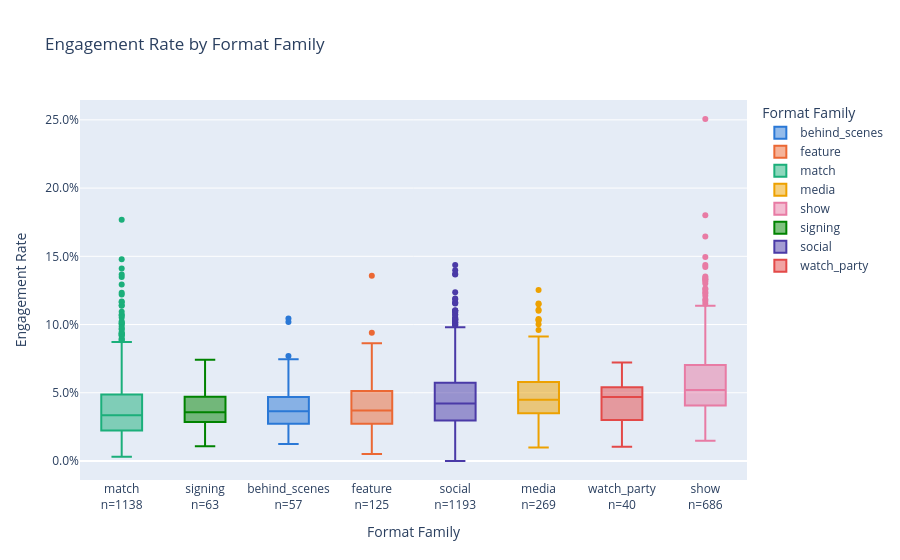

Notebook cell for this chart:
### Code cell
order = df.groupby('format_family')['engagement_rate'].median().sort_values().index.tolist()
n = df['format_family'].value_counts()

fig = px.box(
    df, x='format_family', y='engagement_rate',
    color='format_family',
    color_discrete_map=FAMILY_COLORS,
    category_orders={'format_family': order},
    title='Engagement Rate by Format Family',
    labels={'format_family': 'Format Family', 'engagement_rate': 'Engagement Rate'},
    )

for tr in fig.data:
    tr.legendrank = FIXED.index(tr.name)

fig.update_xaxes(
    tickvals=order,
    ticktext=[f'{f}<br>n={n[f]}' for f in order])

fig.update_yaxes(tickformat='.1%')

fig.show()

### Figure 1 — Plotly figure (JSON) as saved in the notebook; plotly's stock layout.template omitted (floating-point values rounded to 4 significant figures; data arrays with more than 128 entries replaced by an {"elided": "..."} marker saying what was removed)
{"data": [{"alignmentgroup": "True", "hovertemplate": "Format Family=%{x}<br>Engagement Rate=%{y}<extra></extra>", "legendgroup": "match", "legendrank": 2, "marker": {"color": "#1baf7a"}, "name": "match", "notched": false, "offsetgroup": "match", "orientation": "v", "showlegend": true, "type": "box", "x": {"elided": "1138 str values"}, "x0": " ", "xaxis": "x", "y": {"elided": "1138 float values"}, "y0": " ", "yaxis": "y"}, {"alignmentgroup": "True", "hovertemplate": "Format Family=%{x}<br>Engagement Rate=%{y}<extra></extra>", "legendgroup": "signing", "legendrank": 5, "marker": {"color": "#008300"}, "name": "signing", "notched": false, "offsetgroup": "signing", "orientation": "v", "showlegend": true, "type": "box", "x": ["signing", "signing", "signing", "signing", "signing", "signing", "signing", "signing", "signing", "signing", "signing", "signing", "signing", "signing", "signing", "signing", "signing", "signing", "signing", "signing", "signing", "signing", "signing", "signing", "signing", "signing", "signing", "signing", "signing", "signing", "signing", "signing", "signing", "signing", "signing", "signing", "signing", "signing", "signing", "signing", "signing", "signing", "signing", "signing", "signing", "signing", "signing", "signing", "signing", "signing", "signing", "signing", "signing", "signing", "signing", "signing", "signing", "signing", "signing", "signing", "signing", "signing", "signing"], "x0": " ", "xaxis": "x", "y": [0.06176, 0.0515, 0.01793, 0.02137, 0.04968, 0.06704, 0.06965, 0.02782, 0.04659, 0.05108, 0.03005, 0.04726, 0.0323, 0.03954, 0.02801, 0.05403, 0.05508, 0.06093, 0.07414, 0.0382, 0.03102, 0.03848, 0.0461, 0.03136, 0.02993, 0.05028, 0.01839, 0.02724, 0.04076, 0.04386, 0.0363, 0.03025, 0.03817, 0.02841, 0.02293, 0.03534, 0.05748, 0.04936, 0.03032, 0.01823, 0.05638, 0.06081, 0.04444, 0.03567, 0.0279, 0.02879, 0.03672, 0.01512, 0.02973, 0.03574, 0.02809, 0.03817, 0.03564, 0.03081, 0.04148, 0.01873, 0.033, 0.02313, 0.04633, 0.03019, 0.01072, 0.03664, 0.01762], "y0": " ", "yaxis": "y"}, {"alignmentgroup": "True", "hovertemplate": "Format Family=%{x}<br>Engagement Rate=%{y}<extra></extra>", "legendgroup": "behind_scenes", "legendrank": 0, "marker": {"color": "#2a78d6"}, "name": "behind_scenes", "notched": false, "offsetgroup": "behind_scenes", "orientation": "v", "showlegend": true, "type": "box", "x": ["behind_scenes", "behind_scenes", "behind_scenes", "behind_scenes", "behind_scenes", "behind_scenes", "behind_scenes", "behind_scenes", "behind_scenes", "behind_scenes", "behind_scenes", "behind_scenes", "behind_scenes", "behind_scenes", "behind_scenes", "behind_scenes", "behind_scenes", "behind_scenes", "behind_scenes", "behind_scenes", "behind_scenes", "behind_scenes", "behind_scenes", "behind_scenes", "behind_scenes", "behind_scenes", "behind_scenes", "behind_scenes", "behind_scenes", "behind_scenes", "behind_scenes", "behind_scenes", "behind_scenes", "behind_scenes", "behind_scenes", "behind_scenes", "behind_scenes", "behind_scenes", "behind_scenes", "behind_scenes", "behind_scenes", "behind_scenes", "behind_scenes", "behind_scenes", "behind_scenes", "behind_scenes", "behind_scenes", "behind_scenes", "behind_scenes", "behind_scenes", "behind_scenes", "behind_scenes", "behind_scenes", "behind_scenes", "behind_scenes", "behind_scenes", "behind_scenes"], "x0": " ", "xaxis": "x", "y": [0.07454, 0.07691, 0.01454, 0.04405, 0.03636, 0.05719, 0.05836, 0.03705, 0.04427, 0.1019, 0.0361, 0.03086, 0.07441, 0.03745, 0.05845, 0.02656, 0.1044, 0.04518, 0.07238, 0.02883, 0.05693, 0.04578, 0.02885, 0.02457, 0.01357, 0.02745, 0.01532, 0.0349, 0.01851, 0.0282, 0.04014, 0.05047, 0.02193, 0.03644, 0.03757, 0.03841, 0.02816, 0.0394, 0.06433, 0.0257, 0.03437, 0.04283, 0.03851, 0.0233, 0.03211, 0.04512, 0.02931, 0.05012, 0.05015, 0.04303, 0.02582, 0.03164, 0.01428, 0.01254, 0.01425, 0.01387, 0.03152], "y0": " ", "yaxis": "y"}, {"alignmentgroup": "True", "hovertemplate": "Format Family=%{x}<br>Engagement Rate=%{y}<extra></extra>", "legendgroup": "feature", "legendrank": 1, "marker": {"color": "#eb6834"}, "name": "feature", "notched": false, "offsetgroup": "feature", "orientation": "v", "showlegend": true, "type": "box", "x": ["feature", "feature", "feature", "feature", "feature", "feature", "feature", "feature", "feature", "feature", "feature", "feature", "feature", "feature", "feature", "feature", "feature", "feature", "feature", "feature", "feature", "feature", "feature", "feature", "feature", "feature", "feature", "feature", "feature", "feature", "feature", "feature", "feature", "feature", "feature", "feature", "feature", "feature", "feature", "feature", "feature", "feature", "feature", "feature", "feature", "feature", "feature", "feature", "feature", "feature", "feature", "feature", "feature", "feature", "feature", "feature", "feature", "feature", "feature", "feature", "feature", "feature", "feature", "feature", "feature", "feature", "feature", "feature", "feature", "feature", "feature", "feature", "feature", "feature", "feature", "feature", "feature", "feature", "feature", "feature", "feature", "feature", "feature", "feature", "feature", "feature", "feature", "feature", "feature", "feature", "feature", "feature", "feature", "feature", "feature", "feature", "feature", "feature", "feature", "feature", "feature", "feature", "feature", "feature", "feature", "feature", "feature", "feature", "feature", "feature", "feature", "feature", "feature", "feature", "feature", "feature", "feature", "feature", "feature", "feature", "feature", "feature", "feature", "feature", "feature"], "x0": " ", "xaxis": "x", "y": [0.0473, 0.04761, 0.03355, 0.07321, 0.03306, 0.0416, 0.09402, 0.05374, 0.06191, 0.05932, 0.03135, 0.05983, 0.07112, 0.05272, 0.05946, 0.06348, 0.08636, 0.02833, 0.01305, 0.02525, 0.03825, 0.04488, 0.03778, 0.03456, 0.04331, 0.0118, 0.0398, 0.04911, 0.03407, 0.04507, 0.02981, 0.1358, 0.0767, 0.03785, 0.03207, 0.02893, 0.05334, 0.008414, 0.03352, 0.03503, 0.03515, 0.03606, 0.0375, 0.02532, 0.0331, 0.02468, 0.027, 0.05711, 0.04036, 0.06221, 0.05108, 0.02071, 0.04511, 0.0557, 0.06119, 0.05902, 0.06525, 0.06173, 0.04921, 0.03364, 0.05482, 0.038, 0.05643, 0.06884, 0.04215, 0.03685, 0.03705, 0.02705, 0.03001, 0.05307, 0.03608, 0.05209, 0.03839, 0.0319, 0.03128, 0.05162, 0.05706, 0.02643, 0.06491, 0.02988, 0.02087, 0.02128, 0.01825, 0.03044, 0.0344, 0.03463, 0.02611, 0.04819, 0.04627, 0.02087, 0.01048, 0.02944, 0.005216, 0.02939, 0.02178, 0.0126, 0.01844, 0.03846, 0.04388, 0.04364, 0.018, 0.01703, 0.04233, 0.0402, 0.03564, 0.03311, 0.03785, 0.04157, 0.05069, 0.03704, 0.07494, 0.03301, 0.0355, 0.02726, 0.05589, 0.02024, 0.03813, 0.02457, 0.02516, 0.01127, 0.02023, 0.01938, 0.01966, 0.01324, 0.01325], "y0": " ", "yaxis": "y"}, {"alignmentgroup": "True", "hovertemplate": "Format Family=%{x}<br>Engagement Rate=%{y}<extra></extra>", "legendgroup": "social", "legendrank": 6, "marker": {"color": "#4a3aa7"}, "name": "social", "notched": false, "offsetgroup": "social", "orientation": "v", "showlegend": true, "type": "box", "x": {"elided": "1193 str values"}, "x0": " ", "xaxis": "x", "y": {"elided": "1193 float values"}, "y0": " ", "yaxis": "y"}, {"alignmentgroup": "True", "hovertemplate": "Format Family=%{x}<br>Engagement Rate=%{y}<extra></extra>", "legendgroup": "media", "legendrank": 3, "marker": {"color": "#eda100"}, "name": "media", "notched": false, "offsetgroup": "media", "orientation": "v", "showlegend": true, "type": "box", "x": {"elided": "269 str values"}, "x0": " ", "xaxis": "x", "y": {"elided": "269 float values"}, "y0": " ", "yaxis": "y"}, {"alignmentgroup": "True", "hovertemplate": "Format Family=%{x}<br>Engagement Rate=%{y}<extra></extra>", "legendgroup": "watch_party", "legendrank": 7, "marker": {"color": "#e34948"}, "name": "watch_party", "notched": false, "offsetgroup": "watch_party", "orientation": "v", "showlegend": true, "type": "box", "x": ["watch_party", "watch_party", "watch_party", "watch_party", "watch_party", "watch_party", "watch_party", "watch_party", "watch_party", "watch_party", "watch_party", "watch_party", "watch_party", "watch_party", "watch_party", "watch_party", "watch_party", "watch_party", "watch_party", "watch_party", "watch_party", "watch_party", "watch_party", "watch_party", "watch_party", "watch_party", "watch_party", "watch_party", "watch_party", "watch_party", "watch_party", "watch_party", "watch_party", "watch_party", "watch_party", "watch_party", "watch_party", "watch_party", "watch_party", "watch_party"], "x0": " ", "xaxis": "x", "y": [0.05171, 0.02935, 0.03156, 0.0397, 0.02557, 0.02609, 0.02579, 0.03082, 0.02407, 0.02703, 0.02303, 0.02482, 0.05438, 0.03907, 0.06566, 0.045, 0.03477, 0.04815, 0.07045, 0.05962, 0.05547, 0.05861, 0.05312, 0.05459, 0.03888, 0.05433, 0.04975, 0.07225, 0.05294, 0.04931, 0.05175, 0.04587, 0.05427, 0.04207, 0.05366, 0.04799, 0.05348, 0.04524, 0.02391, 0.01044], "y0": " ", "yaxis": "y"}, {"alignmentgroup": "True", "hovertemplate": "Format Family=%{x}<br>Engagement Rate=%{y}<extra></extra>", "legendgroup": "show", "legendrank": 4, "marker": {"color": "#e87ba4"}, "name": "show", "notched": false, "offsetgroup": "show", "orientation": "v", "showlegend": true, "type": "box", "x": {"elided": "686 str values"}, "x0": " ", "xaxis": "x", "y": {"elided": "686 float values"}, "y0": " ", "yaxis": "y"}], "layout": {"boxmode": "overlay", "legend": {"title": {"text": "Format Family"}, "tracegroupgap": 0}, "title": {"text": "Engagement Rate by Format Family"}, "xaxis": {"anchor": "y", "categoryarray": ["match", "signing", "behind_scenes", "feature", "social", "media", "watch_party", "show"], "categoryorder": "array", "domain": [0, 1], "ticktext": ["match<br>n=1138", "signing<br>n=63", "behind_scenes<br>n=57", "feature<br>n=125", "social<br>n=1193", "media<br>n=269", "watch_party<br>n=40", "show<br>n=686"], "tickvals": ["match", "signing", "behind_scenes", "feature", "social", "media", "watch_party", "show"], "title": {"text": "Format Family"}}, "yaxis": {"anchor": "x", "domain": [0, 1], "tickformat": ".1%", "title": {"text": "Engagement Rate"}}}}
